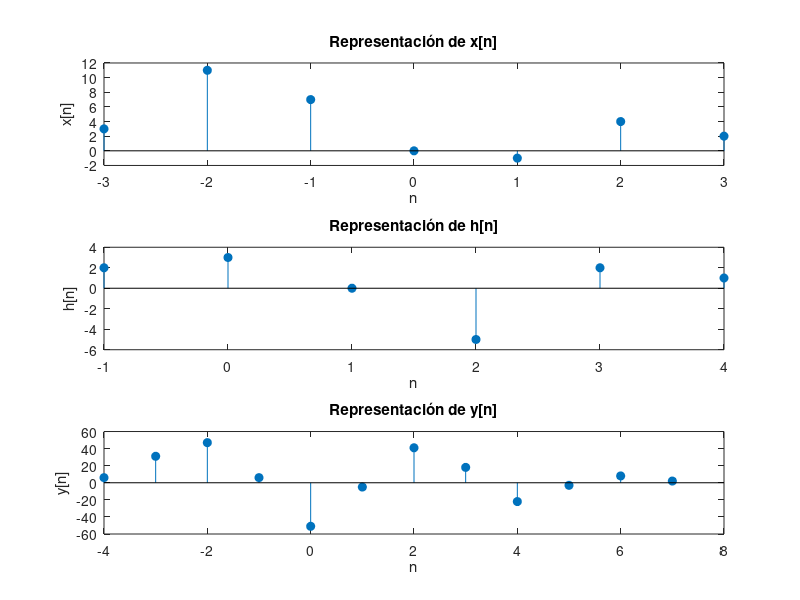

Write MATLAB code to recreate this figure.
% x[n]=[3, 11, 7, 0, −1, 4, 2], −3 ≤ n ≤ 3
% h[n]=[2, 3, 0, −5, 2, 1], −1 ≤ n ≤ 4
% Determina la convolución de ambas secuencuencias.
% Primero determinamos el rango de h y la secuencia. 
n_x= -3:3;
x=[3,11,7,0,-1,4,2];
% Despues hacemos lo mismo con la y.
n_h=-1:4;
h=[2,3,0,-5,2,1];
% Ahora calculamos y[n] hacienndo la convolución entre x[n] y y[n] 
y=conv(x,h);
n_y= (n_x(1)+ n_h(1)):(n_x(end)+ n_h(end));

% Representa las señales gráficamente.

figure(1);

subplot(3,1,1); stem(n_x, x,'filled'); title('Representación de x[n]'); xlabel('n'); ylabel('x[n]');
subplot(3,1,2); stem(n_h, h,'filled'); title('Representación de h[n]'); xlabel('n'); ylabel('h[n]');
subplot(3,1,3); stem(n_y, y,'filled'); title('Representación de y[n]'); xlabel('n'); ylabel('y[n]');
